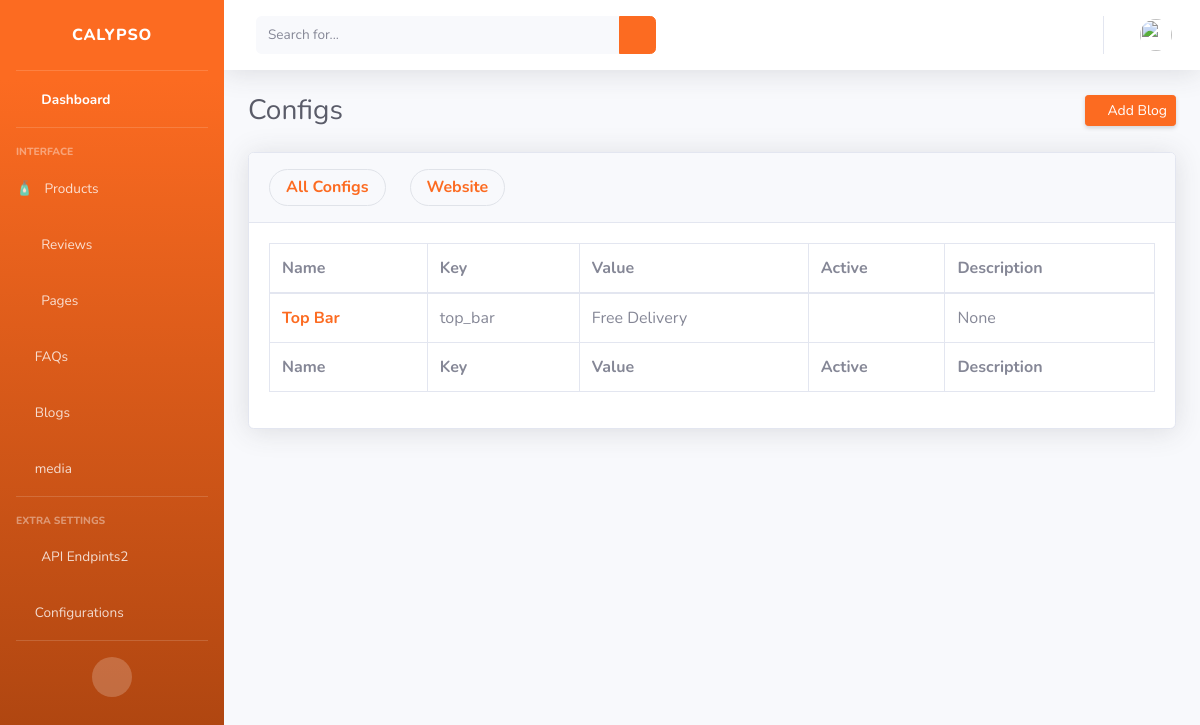
Screenshot of /dashboard/configs/ (signed in) with the database file from the repository.
### web/models.py (models this page shows, shortened)
class Configuration(models.Model):
    name = models.CharField(max_length=250, unique=True)
    key = models.CharField(max_length=250, unique=True)
    value = models.CharField(max_length=350)
    active = models.BooleanField(default=True)
    description = models.CharField(
        max_length=250, default="", blank=True, null=True)
    setting = models.ManyToManyField(
        "web.Setting", blank=True, related_name="configuations")

### dashboard/views.py (the view)
# urls.py: path('configs/', views.ConfigurationList.as_view(),
class ConfigurationList(StaffRequiredMixin, ListView):
    model = Configuration
    context_object_name = 'configs'
    template_name = 'dashboard/configs/list.html'
    def get_queryset(self):
        object_list = super().get_queryset()
        settings = self.request.GET.get("settings", None)
        if settings is not None:
            setting = get_object_or_404(Setting, slug=settings)
            object_list.filter(setting=setting)
        return object_list

### dashboard/views.py (called while the page is built)
    def test_func(self):
        return self.request.user.is_staff

### templates/dashboard/configs/list.html
{% extends "dashboard/admin-base.html" %} {% load static %}
{% block content %}
<div class="container-fluid">
  <div class="d-sm-flex align-items-center justify-content-between mb-4">
    <h1 class="h3 mb-0 text-gray-800">Configs</h1>
    <div>
      <a
        href="{% url "dashboard:blog-create" %}"
        class="d-none d-sm-inline-block btn btn-sm btn-primary shadow-sm"
      >
        <i class="fas fa-download fa-sm text-white-50"></i>
        Add Blog
      </a>
    </div>
  </div>
  <div class="card shadow mb-4">
    <div class="card-header py-3">
      <a href="{% url "dashboard:configs" %}" style="float:left;" class="nav-link mr-4 panel-tab">
      <h6 class="m-0 font-weight-bold text-primary">All Configs</h6>
      </a>
      <a href="{% url "dashboard:configs" %}?settings=yes" style="float:left;" class="nav-link mr-4 panel-tab">
      <h6 class="m-0 font-weight-bold text-primary">Website</h6>
      </a>
    </div>
    <div class="card-body">
      <div class="table-responsive">
        <table
          class="table table-bordered table-hover"
          id="dataTable"
          width="100%"
          cellspacing="0"
        >
          <thead>
            <tr>
              <th scope="col">Name</th>
              <th scope="col">Key</th>
              <th scope="col">Value</th>
              <th scope="col">Active</th>
              <th scope="col">Description</th>
            </tr>
          </thead>
          <tfoot>
            <tr>
              <th scope="col">Name</th>
              <th scope="col">Key</th>
              <th scope="col">Value</th>
              <th scope="col">Active</th>
              <th scope="col">Description</th>
            </tr>
          </tfoot>
          <tbody>
            {% for config in configs %}
            <tr>
              <th scope="row"><a href="{% url "dashboard:config-edit" config.pk %}">{{ config.name }}</a></th>
              <td>
                {{ config.key}}
              </td>
              <td>{{ config.value }}</td>
              <td>
                {% if config.active %}
                    <i class="text-success fas fa-check-circle"></i>
                {% else %}
                    <i class="text-warning fas fa-times-circle"></i>
                {% endif%}
              </td>
              <td>{{ config.description}}</td>
            </tr>
            {% endfor %}
          </tbody>
        </table>
      </div>
    </div>
  </div>
</div>
{% endblock %}

### rows the page displays
Configuration: name "Top Bar", key "top_bar", value "Free Delivery", active False (drawn), description "None"
